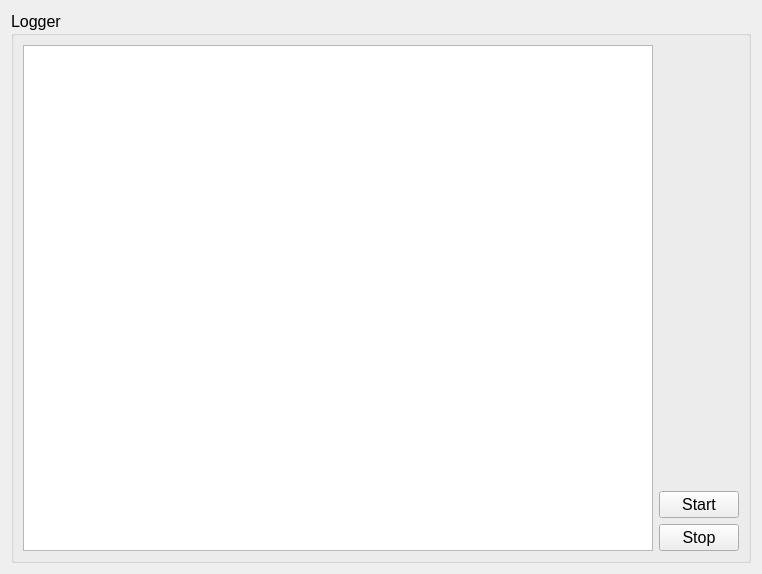
<?xml version="1.0" encoding="UTF-8"?>
<ui version="4.0">
 <class>ServerForm</class>
 <widget class="QWidget" name="ServerForm">
  <property name="geometry">
   <rect>
    <x>0</x>
    <y>0</y>
    <width>762</width>
    <height>574</height>
   </rect>
  </property>
  <property name="windowTitle">
   <string>Server: Token Ring</string>
  </property>
  <layout class="QVBoxLayout" name="verticalLayout">
   <item>
    <widget class="QGroupBox" name="ServerLoggerBox">
     <property name="font">
      <font>
       <pointsize>12</pointsize>
      </font>
     </property>
     <property name="title">
      <string>Logger</string>
     </property>
     <layout class="QGridLayout" name="gridLayout">
      <item row="0" column="0">
       <widget class="QTextEdit" name="LoggerText"/>
      </item>
      <item row="0" column="1">
       <layout class="QVBoxLayout" name="verticalLayout_2">
        <item>
         <spacer name="verticalSpacer">
          <property name="orientation">
           <enum>Qt::Vertical</enum>
          </property>
          <property name="sizeHint" stdset="0">
           <size>
            <width>20</width>
            <height>40</height>
           </size>
          </property>
         </spacer>
        </item>
        <item>
         <widget class="QPushButton" name="btnStart">
          <property name="font">
           <font>
            <pointsize>12</pointsize>
           </font>
          </property>
          <property name="text">
           <string>Start</string>
          </property>
         </widget>
        </item>
        <item>
         <widget class="QPushButton" name="btnStop">
          <property name="font">
           <font>
            <pointsize>12</pointsize>
           </font>
          </property>
          <property name="text">
           <string>Stop</string>
          </property>
         </widget>
        </item>
       </layout>
      </item>
     </layout>
    </widget>
   </item>
  </layout>
 </widget>
 <resources/>
 <connections/>
</ui>
